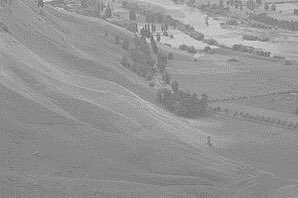
#> input picture pics/blurred2.jpg, 298 x 198 px, found by its file name
$ jupyter execute tp03.ipynb
#> lines starting #> are read from the running program, lines starting #| are printed output that depends on the picture; long printed decimals are rounded
### belkacem dounia

### **TP 03 Amélioration du Contraste d'Images par Égalisation d'Histogramme Locale (CLAHE) et Analyse de l'Entropie**

### **Analyse des Résultats**

#### **1. Entropie de l'image originale**

L'entropie de l'image originale est une mesure de la complexité ou de la quantité d'information contenue dans l'image. Une faible entropie indique une image avec peu de variations (par exemple, une image très sombre ou très claire), tandis qu'une entropie élevée indique une image riche en détails.

#### **2. Résultats après égalisation par blocs**

L'égalisation par blocs (CLAHE) permet d'améliorer le contraste localement en divisant l'image en petites régions (ou "tiles") et en appliquant une égalisation d'histogramme sur chaque région. Voici les résultats obtenus pour différentes tailles de blocs :

---

### **Tableau des Résultats**

| **Taille des blocs** | **Entropie avant égalisation** | **Entropie après égalisation** | **Amélioration du contraste** |
|-----------------------|-------------------------------|--------------------------------|--------------------------------|
| `(H/2, W/2)`          | `{4.097907400523076}`          | `{4.169172699942686}`       | Oui                       |
| `(20, 20)`            | `{4.097907400523076}`          | `{5.494233162516137}`       | Oui                       |
| `(40, 40)`            | `{4.097907400523076}`          | `{ 4.8125303213925905}`       | Oui                       |
| `(80, 80)`            | `{4.097907400523076}`          | `{4.331246205212009}`       | Oui                       |

---

### **Améliorations Proposées**

 **Optimisation de la taille des blocs** :
   - Tester des tailles de blocs plus petites ou plus grandes pour trouver un compromis entre amélioration du contraste et préservation des détails.

---

### **Conclusion**

L'égalisation par blocs (CLAHE) est une méthode efficace pour améliorer le contraste des images, en particulier celles avec des variations d'intensité limitées. Cependant, le choix des paramètres (taille des blocs, limite de coupure) est crucial pour obtenir des résultats optimaux.

[cell 1]
import numpy as np
from PIL import Image
import matplotlib.pyplot as plt
from scipy.stats import entropy
import cv2

def image_to_grayscale(image_path):
    image = Image.open(image_path)
#> image is the input picture: PIL image 298x198 RGB; min 95, max 227, mean 147.6
    gray_image = image.convert("L")
    return gray_image

def display_image(image, title):
    plt.imshow(image, cmap='gray')

    plt.title(title)
    plt.axis('off')
    plt.show()

def plot_histogram(image, title):
    plt.hist(np.array(image).flatten(), bins=256, range=[0, 256], color='black', alpha=0.7)
    plt.title(title)
    plt.xlabel('Intensity Value')
    plt.ylabel('Pixel Count')
    plt.show()

def calculate_entropy(image):
    histogram, _ = np.histogram(np.array(image).flatten(), bins=256, range=[0, 256])
#> histogram = 256 values, max 2972 at index 136, min 0 at index 0, mean 230.5
    histogram = histogram / histogram.sum()
#> histogram = 256 values, max 0.0504 at index 136, min 0 at index 0, mean 0.00391
    return entropy(histogram)

def egalisation_par_bloc(image, clip_limit=10.0, tile_grid_size=(40, 40)):
    image_array = np.array(image)
    height, width = image_array.shape
    tile_height, tile_width = tile_grid_size

    equalized_image = np.zeros_like(image_array)


    for i in range(0, height, tile_height):
        for j in range(0, width, tile_width):

            tile = image_array[i:i+tile_height, j:j+tile_width]


            histogram, _ = np.histogram(tile.flatten(), bins=256, range=[0, 256])


            excess = histogram - clip_limit
            excess[excess < 0] = 0
            clipped_histogram = histogram - excess
            clipped_histogram += excess.sum() // 256


            cdf = clipped_histogram.cumsum()
            cdf_normalized = cdf * 255 / cdf[-1]


            equalized_tile = np.interp(tile.flatten(), np.arange(256), cdf_normalized).reshape(tile.shape)


            equalized_image[i:i+tile_height, j:j+tile_width] = equalized_tile

    equalized_image = cv2.resize(equalized_image, (width, height), interpolation=cv2.INTER_LINEAR)

    return Image.fromarray(np.uint8(equalized_image))

image_path = r'C:\Users\DELL\Desktop\tp_tim\pics\blurred2.jpg'

gray_image = image_to_grayscale(image_path)


original_entropy = calculate_entropy(gray_image)
#> original_entropy = 4.1
display_image(gray_image, "Input Image")
plot_histogram(gray_image, "Histogram of Input Image")
#> in plot_histogram, `plt.show()`:
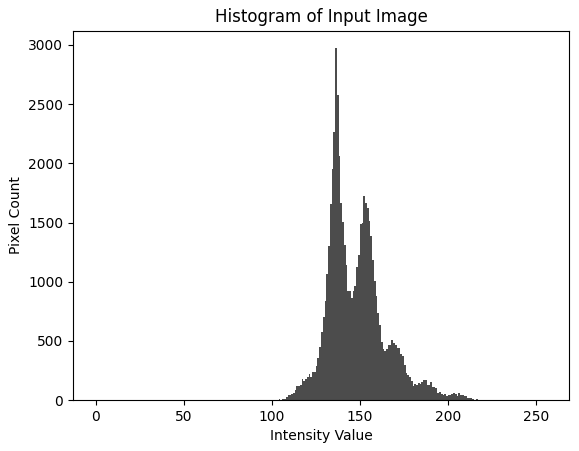
#> figure drawn by matplotlib, 1 panel; tallest bar 2972 high, from x = 136 to 137
print(f"Entropy of original image: {original_entropy}")
#| Entropy of original image: 4.098

tile_sizes = [(gray_image.size[1] // 2, gray_image.size[0] // 2),(20, 20), (40, 40), (80, 80) ]
for tile_size in tile_sizes:
    equalized_image = egalisation_par_bloc(gray_image, tile_grid_size=tile_size)
    equalized_entropy = calculate_entropy(equalized_image)

    display_image(equalized_image, f"Manual CLAHE Equalized Image with tile size {tile_size}")
    plot_histogram(equalized_image, f"Histogram of Manual CLAHE Equalized Image with tile size {tile_size}")
    print(f"Entropy of manual CLAHE equalized image with tile size {tile_size}: {equalized_entropy}")


    if equalized_entropy > original_entropy:
        print(f"The contrast of the image has been enhanced with tile size {tile_size}.")
    else:
        print(f"The contrast of the image has not been significantly enhanced with tile size {tile_size}.")
#> this loop made 4 passes
#> equalized_entropy on passes 1 to 4: 4.17, 5.49, 4.81, 4.33
#| Entropy of manual CLAHE equalized image with tile size (99, 149): 4.169
#| Entropy of manual CLAHE equalized image with tile size (20, 20): 5.494
#| Entropy of manual CLAHE equalized image with tile size (40, 40): 4.813
#| Entropy of manual CLAHE equalized image with tile size (80, 80): 4.331
#> pass 1, in plot_histogram (call 2), `plt.show()`:
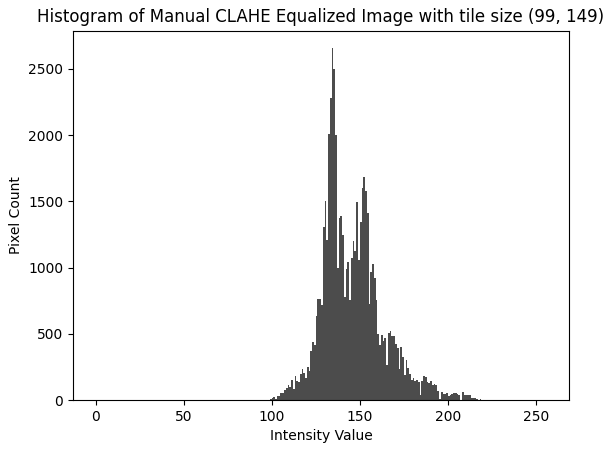
#> figure drawn by matplotlib, 1 panel; tallest bar 2657 high, from x = 134 to 135
#> pass 2, `equalized_image = egalisation_par_bloc(gray_image, tile_grid_size=tile..`:
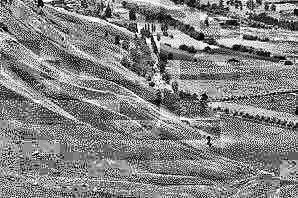
#> equalized_image: PIL image 298x198 L; min 0, max 255, mean 130.8
#> pass 2, in plot_histogram (call 3), `plt.show()`:
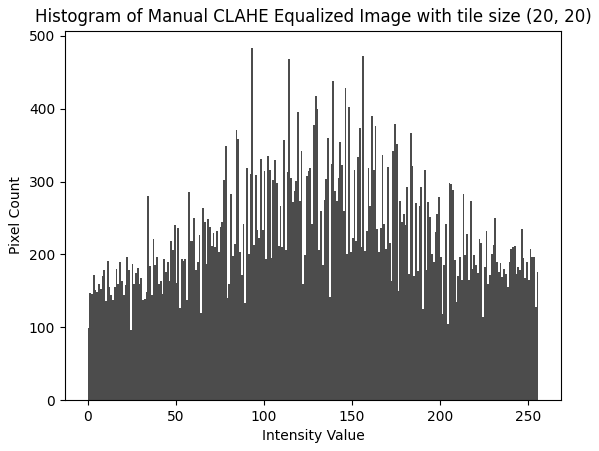
#> figure drawn by matplotlib, 1 panel; tallest bar 483 high, from x = 93 to 94
#> pass 3, `equalized_image = egalisation_par_bloc(gray_image, tile_grid_size=tile..`:
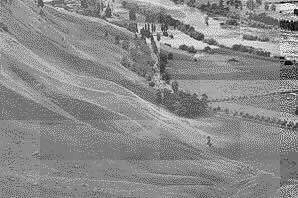
#> equalized_image: PIL image 298x198 L; min 0, max 255, mean 138.3
